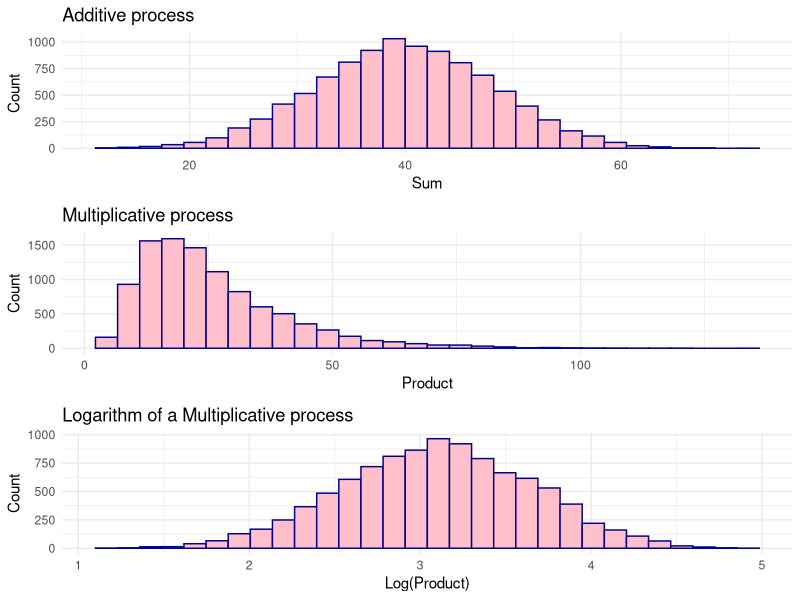

Write R code to recreate this figure.
## ---- chunk 1
knitr::opts_chunk$set(echo = TRUE)
## ---- chunk 2
library(dplyr)
library(ggplot2)
## ---- chunk 3
# sum of eight random numbers 0-10 10k times
add <- replicate(10000, sum(runif(8, 0, 10)))

# product of eight random numbers 1-2 10k times
mult <- replicate(10000, prod(1 + runif(8, 0, 1)))

g1 <- ggplot() +
  geom_histogram(aes(add), color = "darkblue", fill = "pink") +
  theme_minimal() +
  labs(x = "Sum", y = "Count", title = "Additive process")

g2 <- ggplot() +
  geom_histogram(aes(mult), color = "darkblue", fill = "pink") +
  theme_minimal() +
  labs(x = "Product", y = "Count", title = "Multiplicative process")

g3 <- ggplot() +
  geom_histogram(aes(log(mult)), color = "darkblue", fill = "pink") +
  theme_minimal() +
  labs(x = "Log(Product)", y = "Count", title = "Logarithm of a Multiplicative process")

gridExtra::grid.arrange(g1, g2, g3, ncol = 1)


